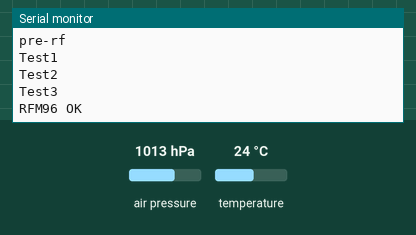
This sketch was run on a simulated Arduino Uno, built with avr-gcc and run on an emulated ATmega328P. On the bench: the last lines printed to the serial monitor. Inputs (shaded band) come from the test bench; at power-on: air pressure 1013 hPa, temperature 24 °C. No radio packets arrive unless stated.

Above: at 1.2 s.
1.3 s: air pressure set to 952 hPa
At 2.8 s:
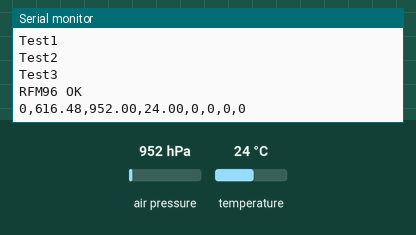
5.4 s: temperature set to 12 °C
At 7.0 s:
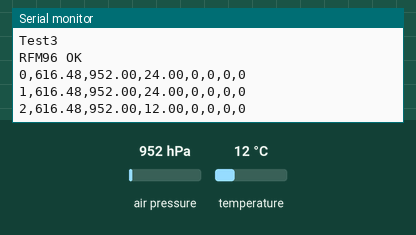
7.9 s: air pressure set to 975 hPa
At 8.6 s:
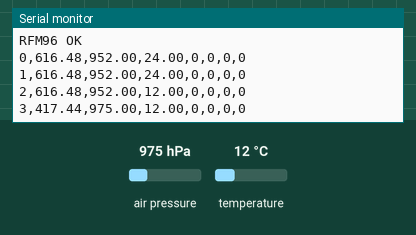
Timing chart, 0 to 10.9 s (numbered marks = the images above; inputs shaded):
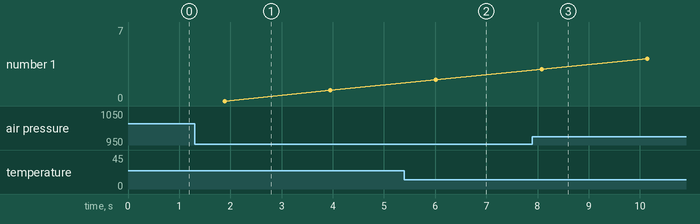

Measured:
- after the input at 1.3 s, the serial monitor: prints a new line after 0.59 s (image 1)
- after the input at 5.4 s, the serial monitor: prints a new line after 0.62 s (image 2)
- after the input at 7.9 s, the serial monitor: prints a new line after 0.18 s (image 3)

The sketch:

CanSat2019_ING.ino
```cpp
/*  PROJETO CANSAT - Escola Secundária José Gomes Ferreira (AEB)

    BMP280 - Pressure, Temperature and Altitude
    RFM96 LoRa - RF Transceiver
    SD Card - Storing data
    Pixy 2 Camera - Water and land detection
    Buzzer - CanSat retrieval system
    Cosmic Watch - Muon Detector
*/

// ___________________________ PARAMETERS TO ADJUST ______________________________

#define PRESSAO      1024.7  // Current barometric pressure at sea level
#define BAUD         115200  // console speed
#define DATA_INTERVAL   250  // 250 ms interval between muon count
#define SEND_INTERVAL  2000  // 2 s interval for sending interval
#define SIGNAL_THRESHOLD 50  // Min muon threshold to trigger on
#define RF95_FREQ    433.55  // RF frequency
#define TXPOWER          14  // RF entre 5-23 dbm
#define SIGMAP            7  // signature bitmap for Pixy 2 = signature 1 (bit 1) + signature 2 (bit 2) = 0000 0011 = 3 em decimal
#define WATER_SIG         1  // signature for water
#define LAND_SIG          2  // signature for land
#define ROCK_SIG          3  // signature for rock

// activate or deactivate sensors/functions
#define ENABLE_BMP           // BMP sensor
#define ENABLE_RF            // RF
//#define ENABLE_SD            // SD card
//#define ENABLE_PIXY          // Pixy2 camera
//#define ENABLE_CSW           // Cosmic Watch muon detector
//#define ENABLE_BUZZER        // Buzzer
#define DEBUG                // prints to the console

// PINS
#define SD_CS       4   // Arduino D4 (SPI)
#define BMP_CS      6   // Arduino D6 (SPI)
#define RFM_CS     10   // Arduino D10 (SPI SS)
#define RFM_RST     9   // Arduino D9 (SPI)
#define RFM_INT     2   // Arduino D2 (SPI)
#define BUZZ_PIN    8   // Arduino D8

// BIBLIOTECAS
#include <Wire.h>
#include <SPI.h>
#ifdef ENABLE_SD
  #include <SdFat.h>
  SdFat sd;
  SdFile file;
#endif
#ifdef ENABLE_BMP
  #include <Adafruit_BMP280.h>
  Adafruit_BMP280 bmp(BMP_CS); // hardware SPI
#endif
#ifdef ENABLE_RF
  #include <RH_RF95.h>
  RH_RF95 rf95(RFM_CS, RFM_INT); // SPI
#endif
#ifdef ENABLE_PIXY
  #include <Pixy2I2C.h>
  Pixy2I2C pixy;
#endif

// structure to save data sent by RF
struct Measurements {
  float altitude;         // meter
  double pressure;        // hPa
  double temperature;     // celsius
  uint8_t water;          // number of water blocks (Pixy)
  uint8_t land;           // number of land blocks (Pixy)
  uint8_t rock;           // number of rock blocks (Pixy)
  uint8_t muons;          // number of muons
};

// GLOBAL VARIABLES
uint32_t sequence = 0;    // sequence number of RF messages
uint16_t elapsed = 0;     // elapsed time since last message
char filename[12] = "data"; // SD filename
Measurements dados;       // measurement data

//------------------------------------ SD CARD ----------------------------------
void setup_SD() {
#ifdef ENABLE_SD
  // create random filename
  uint8_t num = analogRead(A1); // random value (0 to 255)
  itoa(num, filename+4, 10);
  strcat(filename, ".csv");

  // initialize SD card
  if (!sd.begin(SD_CS)) sd.initErrorHalt();
  if (sd.exists(filename)) sd.remove(filename);
#endif
}
//------------------------------------ PIXY 2 ----------------------------------
void setup_PIXY() {
#ifdef ENABLE_PIXY
  // Initialize Pixy2 camera
  if (pixy.init()) {
    #ifdef DEBUG
      Serial.println(F("PIXY2 OK"));
    #endif
  } else {
    #ifdef DEBUG
      Serial.println(F("PIXY2 failed"));
    #endif
  }
#endif
}
//------------------------------------ RF -------------------------------------
void setup_RF() {
#ifdef ENABLE_RF
  Serial.println("pre-rf");
  // Initialize the RFM96 Module
  if (!rf95.init()) {
    #ifdef DEBUG
      Serial.println(F("RFM96 failed"));
    #endif
  }
  // Defaults after init are 434.0MHz, 13dBm, Bw = 125 kHz, Cr = 4/5, Sf = 128chips/symbol, CRC on
  rf95.setFrequency(RF95_FREQ);

  Serial.println("Test1");
  // you can set transmitter powers from 5 to 23 dBm:
  //rf95.setTxPower(TXPOWER, false); // CONFIRMAR A POTENCIA A USAR

  // Send header to test connection
  const uint8_t header[] = "time,alt,press,temp,water,land,rock,muons";
  rf95.send(header, sizeof(header));
  Serial.println("Test2");
  rf95.waitPacketSent();
  Serial.println("Test3");
  #ifdef DEBUG
    Serial.println(F("RFM96 OK"));
  #endif
#endif
}
//------------------------------------ BMP ------------------------------------
void setup_BMP() {
#ifdef ENABLE_BMP
  // Initialize BMP280 sensor
  if (bmp.begin()) {
    #ifdef DEBUG
      Serial.println(F("BMP280 OK"));
    #endif
  } else {
    #ifdef DEBUG
      Serial.println(F("BMP280 failed"));
    #endif
  }
#endif
}
//--------------------------------- BUZZER ------------------------------------
void setup_BUZZER() {
#ifdef ENABLE_BUZZER
  pinMode(BUZZ_PIN, OUTPUT); //sets Buzzer Pin (8) as an output
#endif
}

// ================================ SETUP =====================================

void setup() {
  #ifdef DEBUG
    #ifndef ESP8266
      while (!Serial) yield();   // pause until serial console opens
    #endif
    Serial.begin(BAUD); //initializes serial communication at baudrate defined earlier
    Serial.println(F("REBOOT"));
  #endif

  // initialize measurements to zero
  memset(&dados, 0, sizeof(Measurements));

  // disable all SPI devices before initializing
  pinMode(BMP_CS, OUTPUT);
  pinMode(RFM_CS, OUTPUT);
  pinMode(SD_CS, OUTPUT);
  digitalWrite(BMP_CS, HIGH);
  digitalWrite(RFM_CS, HIGH);
  digitalWrite(SD_CS, HIGH);
  delay(10);
  SPI.begin();

  setup_BUZZER();
  setup_BMP();
  setup_SD();
  setup_PIXY();
  setup_RF();
  // no setup required for cosmic watch
}

//----------------------------------------------- BMP FUNCTIONS ----------------------------------------------
void read_BMP_data(Measurements* data) { // measures temperature and pressure
#ifdef ENABLE_BMP
  //reading update
  double T, P, A;
  T = bmp.readTemperature();
  P = bmp.readPressure() / 100;   // convert Pa to hPa
  A = bmp.readAltitude(PRESSAO);  // current sea level pressure in Santa Maria
  //writes data on serial monitor
  #ifdef DEBUG
    //Serial.println(P,2);  // units = hPa
    //Serial.println(T,2);  // units = ºC
    //Serial.println(A,2);  // units = m
  #endif
  data->temperature = T;
  data->pressure = P;
  data->altitude = A;
#endif
}
//----------------------------------------------- PIXY FUNCTIONS ----------------------------------------------
void read_PIXY_data(Measurements* data) {
#ifdef ENABLE_PIXY
  pixy.ccc.getBlocks(false, SIGMAP); // no waiting, water & land signatures
  for (int i = 0; i < pixy.ccc.numBlocks; i++) {
    switch (pixy.ccc.blocks[i].m_signature) {
      case WATER_SIG:
        data->water++;
        break;
      case LAND_SIG:
        data->land++;
        break;
      case ROCK_SIG:
        data->rock++;
        break;
    }
  }
  #ifdef DEBUG
    // prints number of blocks detected
    //Serial.println(pixy.ccc.numBlocks);
  #endif
#endif
}
//----------------------------------------------- COSMIC WATCH FUNCTIONS ----------------------------------------------
void read_CSW_data(Measurements* data) { // counts muons
#ifdef ENABLE_CSW
  int adc = analogRead(A0);
  if (adc > SIGNAL_THRESHOLD){
    data->muons++;
  }
  #ifdef DEBUG
    // prints muon pulse signal amplitude
    Serial.println(adc);
  #endif
#endif
}
//--------------------------------- RF FUNCTIONS --------------------------
void send_and_save_measurements(Measurements* data) {
  // int sequence, float altitude, double pressure, double temperature,
  // int water, int land, int rock, int muons
  char buf[100];
  char val[10] = ",";

  itoa(sequence++, buf, 10);
  dtostrf(data->altitude, 0, 2, val+1); strcat(buf, val);
  dtostrf(data->pressure, 0, 2, val+1); strcat(buf, val);
  dtostrf(data->temperature, 0, 2, val+1); strcat(buf, val);
  itoa(data->water, val+1, 10), strcat(buf, val);
  itoa(data->land, val+1, 10), strcat(buf, val);
  itoa(data->rock, val+1, 10), strcat(buf, val);
  itoa(data->muons, val+1, 10), strcat(buf, val);

  #ifdef ENABLE_RF
    rf95.send(buf, strlen(buf));
    rf95.waitPacketSent();
  #endif
  #ifdef ENABLE_SD
    if (file.open(filename, O_RDWR | O_CREAT | O_AT_END)) {
      file.println(buf);
      file.close();
    }
  #endif
  //escreve no monitor série o mesmo pacote que envia por RF
  #ifdef DEBUG
    Serial.println(buf);
  #endif
}
//------------------------------ BUZZER FUNCTIONS --------------------------
void buzzer_on(Measurements* data) {
#ifdef ENABLE_BUZZER
  if (data->altitude < 200) { // below 200 meters
    tone(BUZZ_PIN, 500, 100); // 500 Hz is the frequency (La = 440 Hz), 100ms duration
  }
#endif
}

//====================================== MAIN LOOP =========================================

void loop() {

  // MUONS every 250 ms
  read_CSW_data(&dados);
  elapsed += DATA_INTERVAL;

  if (elapsed >= SEND_INTERVAL) { // every 2 s
    elapsed = 0;

    // PRESSURE, TEMPERATURE AND ALTITUDE
    read_BMP_data(&dados);

    // BLOCKS
    read_PIXY_data(&dados);

    // DATA TRANSMISSION (RF)
    send_and_save_measurements(&dados);

    // cleans previous data
    memset(&dados, 0, sizeof(Measurements));

    // buzzer on below 200 meter altitude
    buzzer_on(&dados);
  }

  delay(DATA_INTERVAL);
}
```
